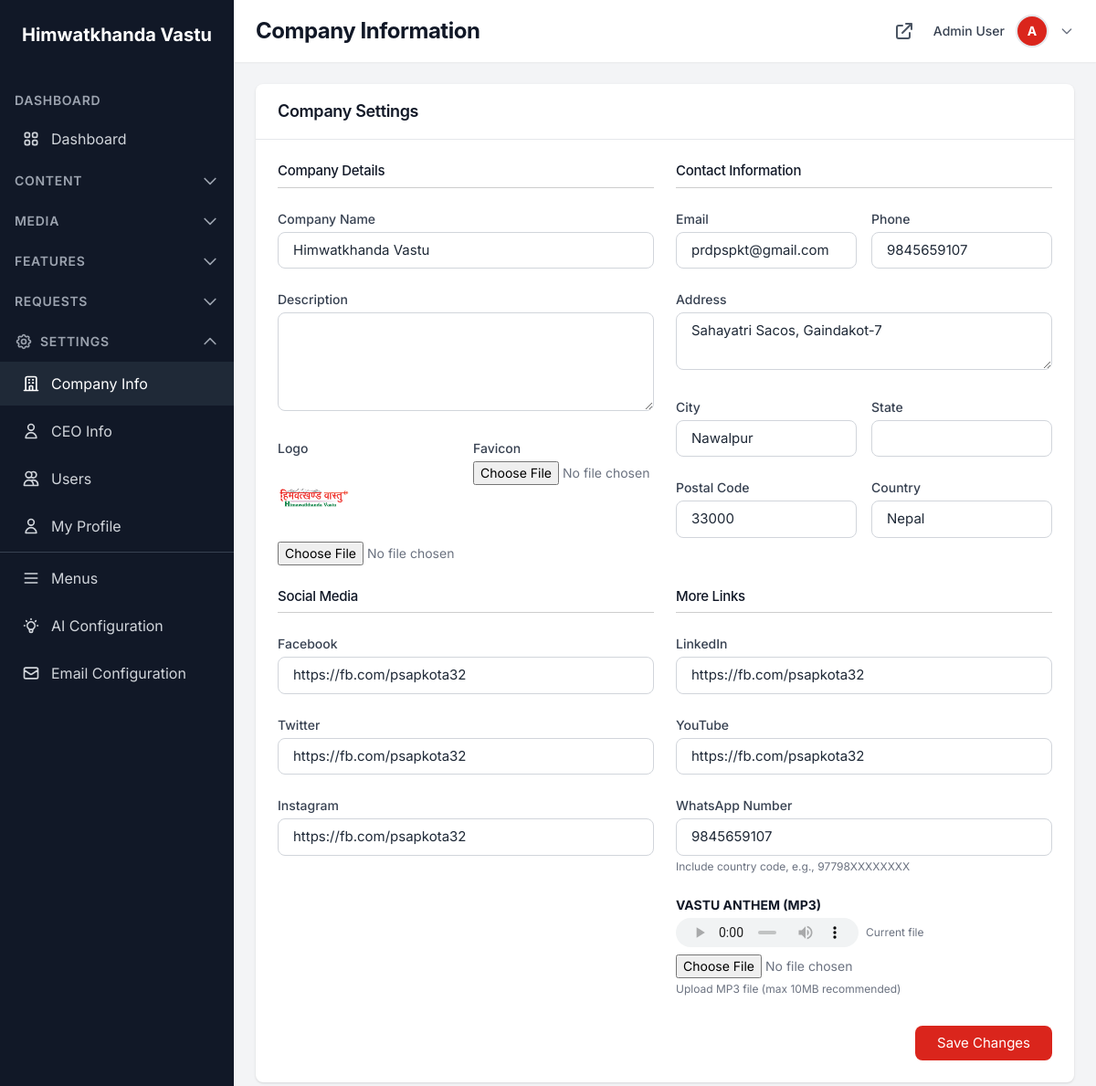
The app's page /dashboard/settings/company/ (signed in), older data.
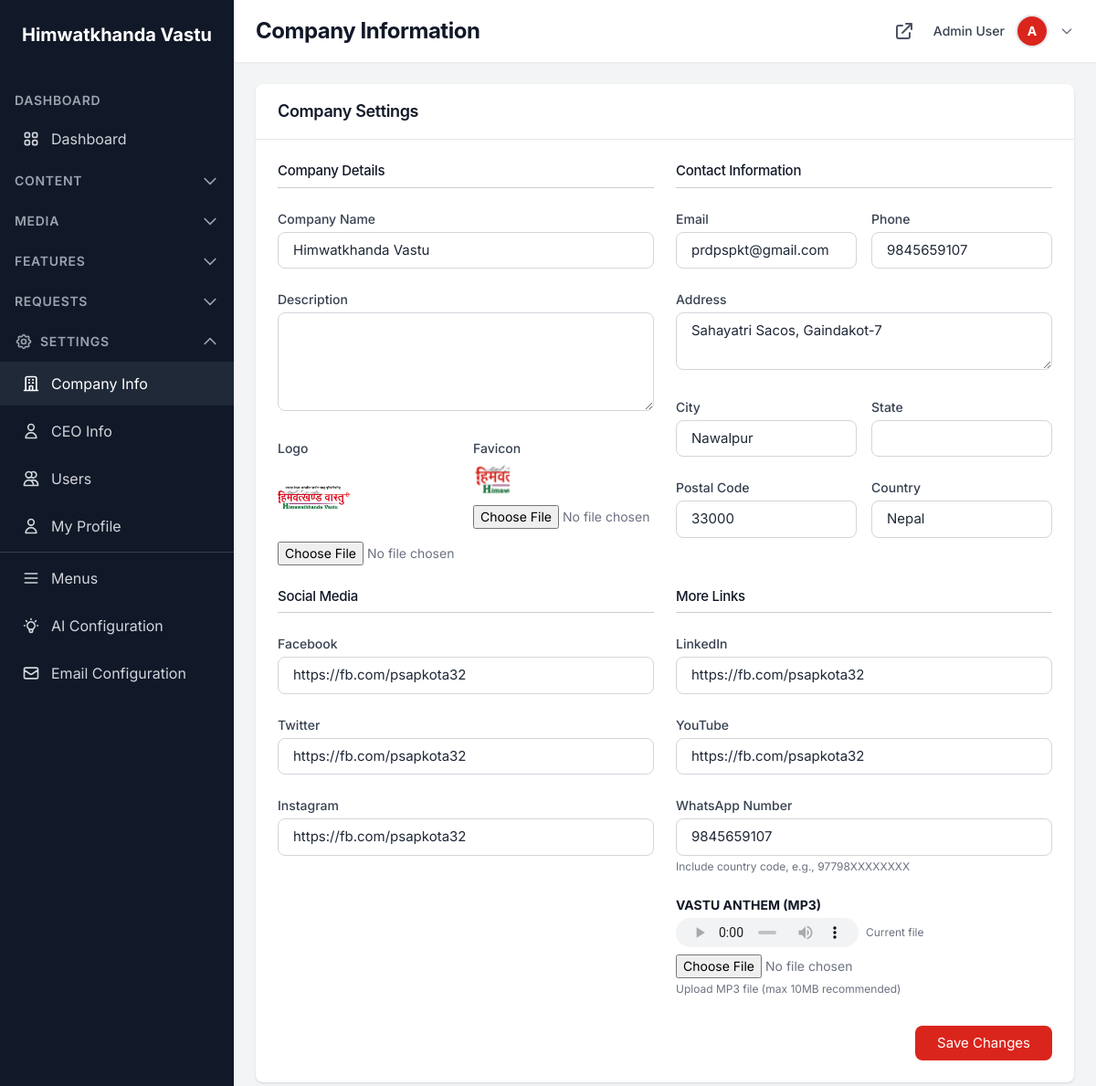
The same page, newer data.
### dashboard/models.py (models this page shows, shortened)
class CompanyInfo(models.Model):
    company_name = models.CharField(max_length=255, default='Himwatkhanda Vastu Pvt. Ltd.')
    description = models.TextField(blank=True)
    logo = models.ImageField(upload_to='company/', null=True, blank=True)
    favicon = models.ImageField(upload_to='company/', null=True, blank=True)
    email = models.EmailField(blank=True)
    phone = models.CharField(max_length=50, blank=True)
    address = models.TextField(blank=True)
    city = models.CharField(max_length=100, blank=True)
    state = models.CharField(max_length=100, blank=True)
    postal_code = models.CharField(max_length=20, blank=True)
    country = models.CharField(max_length=100, default='Nepal')
    latitude = models.DecimalField(max_digits=10, decimal_places=8, null=True, blank=True)
    longitude = models.DecimalField(max_digits=11, decimal_places=8, null=True, blank=True)
    facebook = models.URLField(blank=True)
    twitter = models.URLField(blank=True)
    instagram = models.URLField(blank=True)
    linkedin = models.URLField(blank=True)
    youtube = models.URLField(blank=True)
    whatsapp = models.CharField(max_length=50, blank=True)
    anthem = models.FileField(upload_to='company/anthem/', null=True, blank=True, help_text="Company anthem MP3 file")
    updated_at = models.DateTimeField(auto_now=True)
    class Meta:
        verbose_name = 'Company Info'
        verbose_name_plural = 'Company Info'
    @classmethod
    def get_instance(cls):
        instance, created = cls.objects.get_or_create(pk=1)
        return instance

### dashboard/views.py (the view, shortened to what this page needs)
# urls.py: path('settings/company/', views.CompanyInfoUpdateView.as_view(), name='company_info'),
class CompanyInfoUpdateView(AdminRequiredMixin, UpdateView):
    model = CompanyInfo
    template_name = 'dashboard/company_info_form.html'
    fields = [
        'company_name', 'description', 'logo', 'favicon', 'email', 'phone',
        'address', 'city', 'state', 'postal_code', 'country',
        'latitude', 'longitude',
        'facebook', 'twitter', 'instagram', 'linkedin', 'youtube', 'whatsapp',
        'anthem'
    ]
    success_url = reverse_lazy('dashboard:company_info')
    def get_object(self):
        return CompanyInfo.get_instance()

### accounts/models.py (called while the page is built)
    @property
    def name(self):
        return f"{self.first_name} {self.last_name}".strip() or self.username

    @property
    def is_admin(self):
        return self.role == 'admin' or self.is_superuser

### dashboard/models.py (called while the page is built)
    @classmethod
    def get_instance(cls):
        instance, created = cls.objects.get_or_create(pk=1, defaults={'name': 'CEO Name'})
        return instance

### dashboard/views.py (called while the page is built)
    def test_func(self):
        return self.request.user.is_admin

### pages/context_processors.py (called while the page is built)
def page_context(request):
    context = {}
    try:
        context['galleries'] = Gallery.objects.filter(
            status='active'
        ).prefetch_related('images').order_by('sort_order')
    except:
        context['galleries'] = []
    try:
        products = Product.objects.filter(status='active').order_by('-featured', 'sort_order')
        category = request.GET.get('category')
        if category:
            products = products.filter(category=category)
        context['products'] = products
    except:
        context['products'] = []
    return context

### templates/dashboard/company_info_form.html (shortened to what the changed rows need)
{% extends 'dashboard/base.html' %}
{% block page_title %}Company Information{% endblock %}
{% block dashboard_content %}
<div class="bg-white rounded-lg shadow">
    <form method="post" enctype="multipart/form-data" class="p-6">
        <div class="grid grid-cols-1 lg:grid-cols-2 gap-6">
            <div class="space-y-6">
                <div>
                    <label class="block text-sm font-medium text-gray-700 mb-1">Company Name</label>
                    <input type="text" name="company_name" value="{{ form.company_name.value|default:'' }}" required
                           class="w-full px-4 py-2 border border-gray-300 rounded-lg focus:ring-2 focus:ring-primary focus:border-primary">
                </div>
                <div class="grid grid-cols-2 gap-4">
                    <div>
                        <label class="block text-sm font-medium text-gray-700 mb-1">Logo</label>
                        {% if object and object.logo %}
                        <img src="{{ object.logo.url }}" class="w-20 h-20 object-contain mb-2">
                        {% endif %}
                        <input type="file" name="logo" accept="image/*"
                               class="w-full text-sm text-gray-500">
                    </div>
                    <div>
                        <label class="block text-sm font-medium text-gray-700 mb-1">Favicon</label>
                        {% if object and object.favicon %}
                        <img src="{{ object.favicon.url }}" class="w-10 h-10 object-contain mb-2">
                        {% endif %}
                        <input type="file" name="favicon" accept="image/*"
                               class="w-full text-sm text-gray-500">
                    </div>
                </div>
            </div>
            <div class="space-y-6">
                <div class="grid grid-cols-2 gap-4">
                    <div>
                        <label class="block text-sm font-medium text-gray-700 mb-1">Email</label>
                        <input type="email" name="email" value="{{ form.email.value|default:'' }}"
                               class="w-full px-4 py-2 border border-gray-300 rounded-lg focus:ring-2 focus:ring-primary focus:border-primary">
                    </div>
                    <div>
                        <label class="block text-sm font-medium text-gray-700 mb-1">Phone</label>
                        <input type="text" name="phone" value="{{ form.phone.value|default:'' }}"
                               class="w-full px-4 py-2 border border-gray-300 rounded-lg focus:ring-2 focus:ring-primary focus:border-primary">
                    </div>
                </div>
                <div>
                    <label class="block text-sm font-medium text-gray-700 mb-1">Address</label>
                    <textarea name="address" rows="2"
                              class="w-full px-4 py-2 border border-gray-300 rounded-lg focus:ring-2 focus:ring-primary focus:border-primary">{{ form.address.value|default:'' }}</textarea>
                </div>
                <div class="grid grid-cols-2 gap-4">
                    <div>
                        <label class="block text-sm font-medium text-gray-700 mb-1">City</label>
                        <input type="text" name="city" value="{{ form.city.value|default:'' }}"
                               class="w-full px-4 py-2 border border-gray-300 rounded-lg focus:ring-2 focus:ring-primary focus:border-primary">
                    </div>
                </div>
                <div class="grid grid-cols-2 gap-4">
                    <div>
                        <label class="block text-sm font-medium text-gray-700 mb-1">Postal Code</label>
                        <input type="text" name="postal_code" value="{{ form.postal_code.value|default:'' }}"
                               class="w-full px-4 py-2 border border-gray-300 rounded-lg focus:ring-2 focus:ring-primary focus:border-primary">
                    </div>
                    <div>
                        <label class="block text-sm font-medium text-gray-700 mb-1">Country</label>
                        <input type="text" name="country" value="{{ form.country.value|default:'Nepal' }}"
                               class="w-full px-4 py-2 border border-gray-300 rounded-lg focus:ring-2 focus:ring-primary focus:border-primary">
                    </div>
                </div>
            </div>
            <div class="space-y-6">
                <div>
                    <label class="block text-sm font-medium text-gray-700 mb-1">Facebook</label>
                    <input type="url" name="facebook" value="{{ form.facebook.value|default:'' }}"
                           class="w-full px-4 py-2 border border-gray-300 rounded-lg focus:ring-2 focus:ring-primary focus:border-primary">
                </div>
                <div>
                    <label class="block text-sm font-medium text-gray-700 mb-1">Twitter</label>
                    <input type="url" name="twitter" value="{{ form.twitter.value|default:'' }}"
                           class="w-full px-4 py-2 border border-gray-300 rounded-lg focus:ring-2 focus:ring-primary focus:border-primary">
                </div>
                <div>
                    <label class="block text-sm font-medium text-gray-700 mb-1">Instagram</label>
                    <input type="url" name="instagram" value="{{ form.instagram.value|default:'' }}"
                           class="w-full px-4 py-2 border border-gray-300 rounded-lg focus:ring-2 focus:ring-primary focus:border-primary">
                </div>
            </div>
            <div class="space-y-6">
                <div>
                    <label class="block text-sm font-medium text-gray-700 mb-1">LinkedIn</label>
                    <input type="url" name="linkedin" value="{{ form.linkedin.value|default:'' }}"
                           class="w-full px-4 py-2 border border-gray-300 rounded-lg focus:ring-2 focus:ring-primary focus:border-primary">
                </div>
                <div>
                    <label class="block text-sm font-medium text-gray-700 mb-1">YouTube</label>
                    <input type="url" name="youtube" value="{{ form.youtube.value|default:'' }}"
                           class="w-full px-4 py-2 border border-gray-300 rounded-lg focus:ring-2 focus:ring-primary focus:border-primary">
                </div>
                <div>
                    <label class="block text-sm font-medium text-gray-700 mb-1">WhatsApp Number</label>
                    <input type="text" name="whatsapp" value="{{ form.whatsapp.value|default:'' }}"
                           class="w-full px-4 py-2 border border-gray-300 rounded-lg focus:ring-2 focus:ring-primary focus:border-primary">
                    <p class="text-xs text-gray-500 mt-1">Include country code, e.g., 97798XXXXXXXX</p>
                </div>
            </div>
        </div>
    </form>
</div>
{% endblock %}

### templates/dashboard/base.html (shortened to what the changed rows need)
<!DOCTYPE html>
<html lang="en">
<head>
    {% load static %}
    <script src="https://cdn.tailwindcss.com"></script>
    <link rel="stylesheet" href="{% static 'css/style.css' %}">
</head>
<body class="font-sans text-gray-800 bg-gray-100">
    <div class="flex h-screen overflow-hidden">
        <aside class="w-64 bg-gray-900 text-white flex-shrink-0 overflow-y-auto">
            <div class="p-6">
                <a href="{% url 'dashboard:index' %}" class="text-xl font-bold">
                    {% if company_info %}{{ company_info.company_name }}{% else %}Admin{% endif %}
                </a>
            </div>
        </aside>
        <div class="flex-1 flex flex-col overflow-hidden">
            <header class="bg-white shadow-sm z-10">
                <div class="px-6 py-4 flex items-center justify-between">
                    <h1 class="text-2xl font-bold text-gray-900">{% block page_title %}Dashboard{% endblock %}</h1>
                </div>
            </header>
            <main class="flex-1 overflow-x-hidden overflow-y-auto bg-gray-100 p-6">
                {% block dashboard_content %}{% endblock %}
            </main>
        </div>
    </div>
</body>
</html>

Row changes from the older to the newer data that the page shows:
changed CompanyInfo "Himwatkhanda Vastu": logo: a different picture; favicon: picture added
